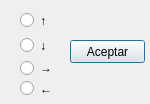
<?xml version="1.0" encoding="UTF-8"?>
<ui version="4.0">
 <class>Pos</class>
 <widget class="QDialog" name="Pos">
  <property name="geometry">
   <rect>
    <x>0</x>
    <y>0</y>
    <width>150</width>
    <height>104</height>
   </rect>
  </property>
  <property name="windowTitle">
   <string>Dialog</string>
  </property>
  <widget class="QRadioButton" name="radioButton">
   <property name="geometry">
    <rect>
     <x>20</x>
     <y>10</y>
     <width>41</width>
     <height>21</height>
    </rect>
   </property>
   <property name="text">
    <string>↑</string>
   </property>
  </widget>
  <widget class="QRadioButton" name="radioButton_2">
   <property name="geometry">
    <rect>
     <x>20</x>
     <y>30</y>
     <width>41</width>
     <height>31</height>
    </rect>
   </property>
   <property name="text">
    <string>↓</string>
   </property>
  </widget>
  <widget class="QRadioButton" name="radioButton_3">
   <property name="geometry">
    <rect>
     <x>20</x>
     <y>60</y>
     <width>82</width>
     <height>16</height>
    </rect>
   </property>
   <property name="text">
    <string>→</string>
   </property>
  </widget>
  <widget class="QRadioButton" name="radioButton_4">
   <property name="geometry">
    <rect>
     <x>20</x>
     <y>80</y>
     <width>82</width>
     <height>17</height>
    </rect>
   </property>
   <property name="text">
    <string>←</string>
   </property>
  </widget>
  <widget class="QPushButton" name="pushButton">
   <property name="geometry">
    <rect>
     <x>70</x>
     <y>40</y>
     <width>75</width>
     <height>23</height>
    </rect>
   </property>
   <property name="text">
    <string>Aceptar</string>
   </property>
  </widget>
 </widget>
 <resources/>
 <connections/>
</ui>
